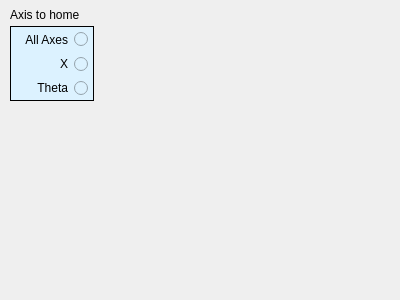
<?xml version="1.0" encoding="UTF-8"?>
<ui version="4.0">
    <class>home_system</class>
    <widget class="QWidget" name="home_system">
        <property name="geometry">
            <rect>
                <x>0</x>
                <y>0</y>
                <width>400</width>
                <height>300</height>
            </rect>
        </property>
        <property name="windowTitle">
            <string>Form</string>
        </property>
        <widget class="QWidget" name="layoutWidget">
            <property name="geometry">
                <rect>
                    <x>10</x>
                    <y>10</y>
                    <width>84</width>
                    <height>91</height>
                </rect>
            </property>
            <layout class="QVBoxLayout" name="upper_lyr_vert">
                <item>
                    <widget class="QLabel" name="label">
                        <property name="maximumSize">
                            <size>
                                <width>16777215</width>
                                <height>10</height>
                            </size>
                        </property>
                        <property name="text">
                            <string>Axis to home</string>
                        </property>
                    </widget>
                </item>
                <item>
                    <widget class="QFrame" name="axis_home_frame">
                        <property name="styleSheet">
                            <string notr="true">background:rgb(220, 242, 255)</string>
                        </property>
                        <property name="frameShape">
                            <enum>QFrame::Box</enum>
                        </property>
                        <property name="frameShadow">
                            <enum>QFrame::Plain</enum>
                        </property>
                        <widget class="QWidget" name="">
                            <property name="geometry">
                                <rect>
                                    <x>4</x>
                                    <y>4</y>
                                    <width>74</width>
                                    <height>67</height>
                                </rect>
                            </property>
                            <layout class="QVBoxLayout" name="axis_home_radio_vert">
                                <property name="spacing">
                                    <number>6</number>
                                </property>
                                <item>
                                    <widget class="QRadioButton" name="all_axes_radio">
                                        <property name="layoutDirection">
                                            <enum>Qt::RightToLeft</enum>
                                        </property>
                                        <property name="text">
                                            <string>All Axes</string>
                                        </property>
                                    </widget>
                                </item>
                                <item>
                                    <widget class="QRadioButton" name="x_radio">
                                        <property name="layoutDirection">
                                            <enum>Qt::RightToLeft</enum>
                                        </property>
                                        <property name="text">
                                            <string>X</string>
                                        </property>
                                    </widget>
                                </item>
                                <item>
                                    <widget class="QRadioButton" name="theta_radio">
                                        <property name="layoutDirection">
                                            <enum>Qt::RightToLeft</enum>
                                        </property>
                                        <property name="text">
                                            <string>Theta</string>
                                        </property>
                                    </widget>
                                </item>
                            </layout>
                        </widget>
                    </widget>
                </item>
            </layout>
        </widget>
    </widget>
    <resources/>
    <connections/>
</ui>
